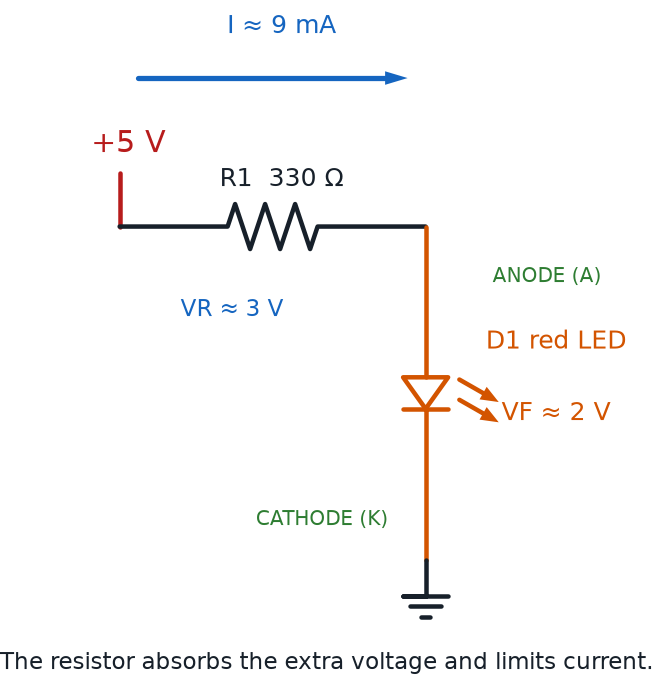

Generate this figure with Python:
#!/usr/bin/env python3
"""Render an LED forward-voltage and current-limiting path.

Prompt:
    Draw a 5 V source, 330 Ω current-limiting resistor, and red LED in one
    complete series loop. Label source voltage, approximate resistor drop,
    LED forward voltage VF≈2 V, LED anode and cathode, ground, conventional
    current direction, and explain that the resistor controls current.

Topology: +5V->R1=330Ω->D1 LED anode->cathode->GND.
Assumptions: Red LED VF is approximately 2 V at about 9 mA.
"""

from pathlib import Path
import sys

sys.path.insert(0, str(Path(__file__).resolve().parents[3]))
import schemdraw.elements as elm
from docs.schematic_utils import (
    BLUE,
    GREEN,
    INK,
    ORANGE,
    RED,
    arrow,
    drawing,
    ground,
    save_cli,
    text,
    wire,
)


def build_drawing():
    d = drawing()
    wire(d, (1, 6.3), (1, 5.7), color=RED)
    text(d, "+5 V", (1, 6.75), color=RED, fontsize=12)
    r = d.add(elm.Resistor().right().at((1, 5.7)).to((4.4, 5.7)))
    led = d.add(elm.LED().down().at((4.4, 5.7)).to((4.4, 2.0)).color(ORANGE))
    ground(d, led.end)
    text(d, "R1  330 Ω", (2.7, 6.35), fontsize=10)
    text(d, "VR ≈ 3 V", (2.15, 4.9), color=BLUE, fontsize=9)
    text(d, "D1 red LED", (5.75, 4.55), color=ORANGE, fontsize=10)
    text(d, "VF ≈ 2 V", (5.75, 3.75), color=ORANGE, fontsize=10)
    text(d, "ANODE (A)", (5.65, 5.25), color=GREEN, fontsize=8)
    text(d, "CATHODE (K)", (3.15, 2.55), color=GREEN, fontsize=8)
    arrow(d, (1.2, 7.35), (4.2, 7.35), color=BLUE)
    text(d, "I ≈ 9 mA", (2.7, 7.85), color=BLUE, fontsize=10)
    text(
        d,
        "The resistor absorbs the extra voltage and limits current.",
        (3.2, 0.75),
        fontsize=9,
    )
    return d


if __name__ == "__main__":
    save_cli(build_drawing, __doc__)
